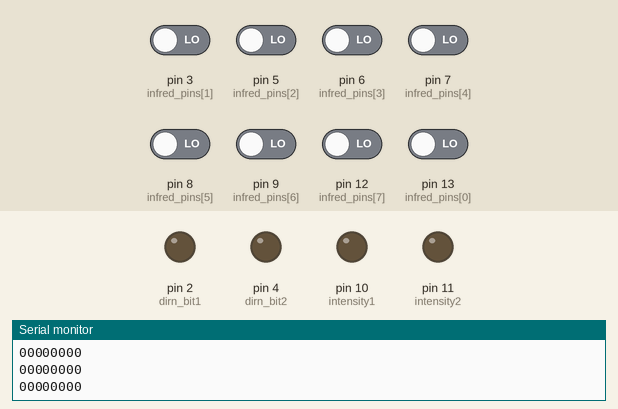
Simulated run of this sketch. Board: Arduino Uno, built with avr-gcc and run on an emulated ATmega328P. Parts: output pins drawn as LEDs (lit = HIGH), the last lines printed to the serial monitor. Inputs (shaded band) come from the test bench; at power-on: pin 3 (infred_pins[1]), pin 5 (infred_pins[2]), pin 6 (infred_pins[3]), pin 7 (infred_pins[4]), pin 8 (infred_pins[5]), pin 9 (infred_pins[6]), pin 12 (infred_pins[7]), pin 13 (infred_pins[0]) LOW.

Above: at 1.2 s.
1.3 s: pin 3 (infred_pins[1]) driven HIGH
At 2.1 s:
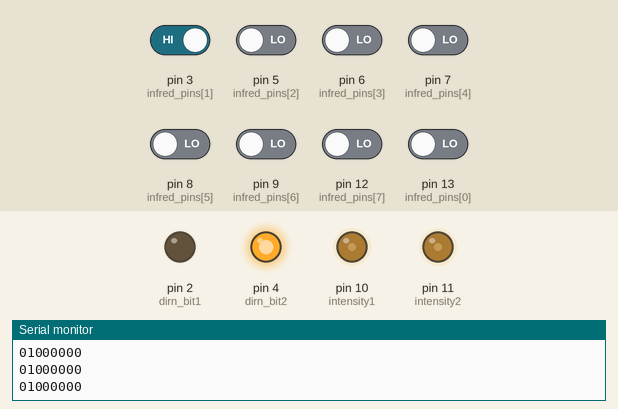
2.8 s: pin 3 (infred_pins[1]) driven LOW
At 3.6 s:
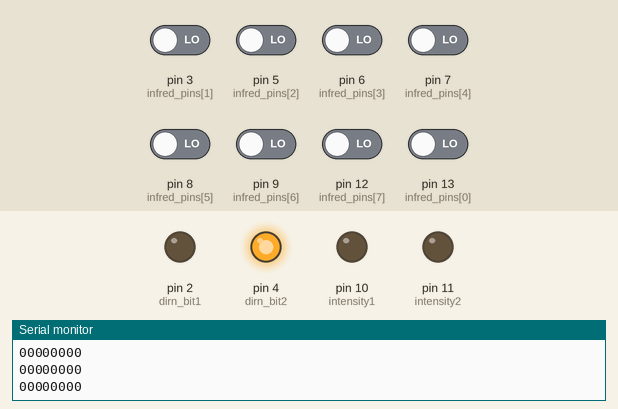
4.3 s: pin 6 (infred_pins[3]) driven HIGH
At 4.6 s:
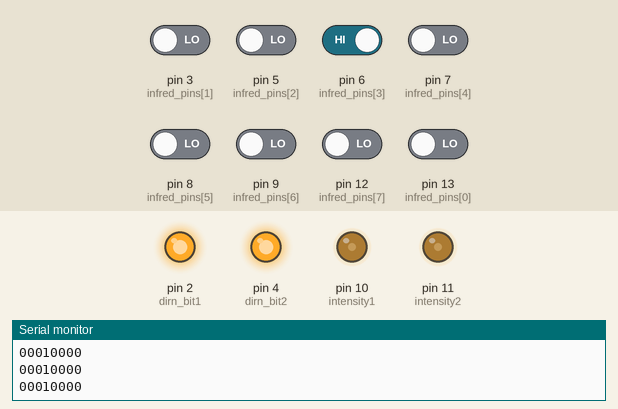
5.8 s: pin 8 (infred_pins[5]) driven HIGH
At 6.1 s:
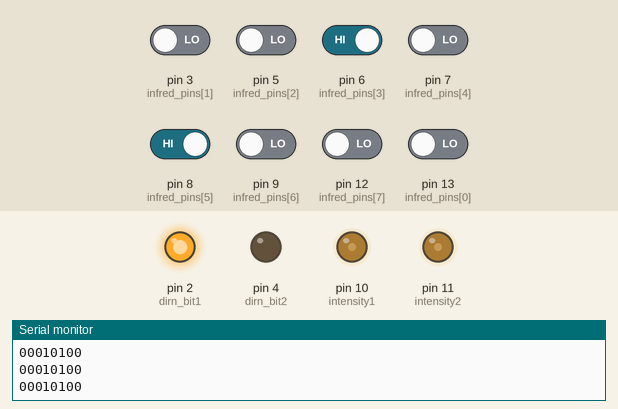
7.3 s: pin 8 (infred_pins[5]) driven LOW
At 7.6 s:
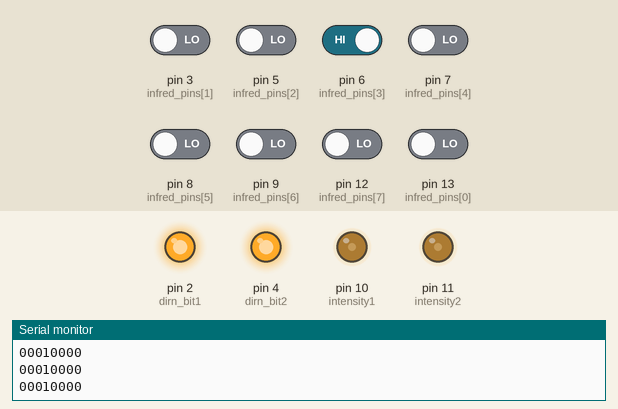
8.8 s: pin 6 (infred_pins[3]) driven LOW
At 9.1 s:
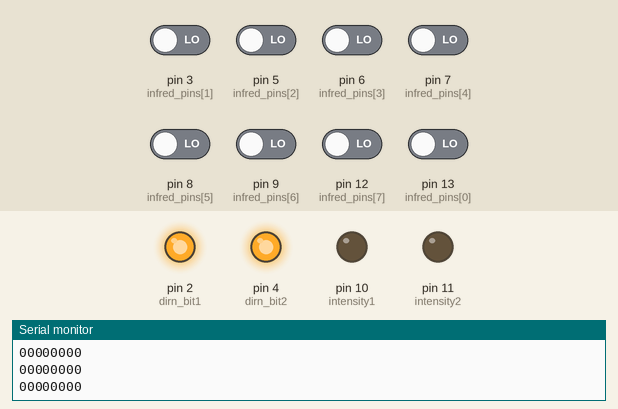
Timing chart, 0 to 11.3 s (numbered marks = the images above; inputs shaded):
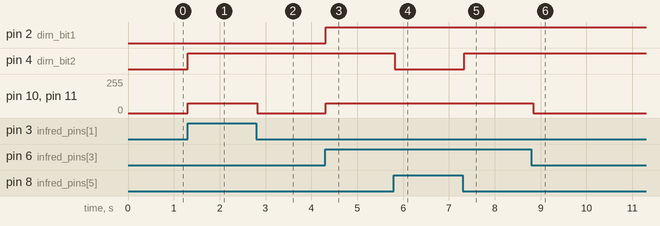

The sketch:

v_1.0.ino
```cpp
const int dirn_bit1 = 2;
const int dirn_bit2 = 4;
const int intensity1 = 10;
const int intensity2 = 11;
const int infred_pins[] = {13, 3, 5, 6, 7, 8, 9, 12};

int sensor_group[3];
int hash[][8] = {{0, 0, 0, 0, 0, 0, 0, 0},{0, 10, 20, 30, 40, 50, 60, 70}};

void setup() {
    Serial.begin(9600);
    for (int i = 0; i < 8; i++) {
        pinMode(infred_pins[i], INPUT);
    }
    pinMode(dirn_bit1, OUTPUT);
    pinMode(dirn_bit2, OUTPUT);
    pinMode(intensity1, OUTPUT);
    pinMode(intensity2, OUTPUT);
}

void printSensorArray() {
    int x = 0;
    for(int i = 0; i < 8; i++) {
        x = digitalRead(infred_pins[i]);
        Serial.print(x);
        hash[0][i] = x;
    }
    // Serial.print("    ");
    // Serial.print(getSensorState(0,2));
    // Serial.print("    ");
    // Serial.print(getSensorState(3,4));
    // Serial.print("    ");
    // Serial.print(getSensorState(5,7));
    // Serial.print("    ");
    Serial.print("\n");
}

int getSensorState(int first, int last) {
    int avg = 0, count = 0;
    for (int i = first; i <= last; i++) {
        avg += hash[0][i] * hash[1][i];
        count += hash[0][i];
    }
    avg /= count;
    return avg;
}

void walkForward(int power1, int power2, int interval) {
    digitalWrite(dirn_bit1, HIGH);
    digitalWrite(dirn_bit2, HIGH);
    analogWrite(intensity1, power1);
    analogWrite(intensity2, power2);
    delay(interval);
}

void walkBackward(int power1, int power2, int interval) {
    digitalWrite(dirn_bit1, LOW);
    digitalWrite(dirn_bit2, LOW);
    analogWrite(intensity1, power1);
    analogWrite(intensity2, power2);
    delay(interval);
}

void powerLeft(int power1, int power2, int interval) {
    digitalWrite(dirn_bit1, HIGH);
    digitalWrite(dirn_bit2, LOW);
    analogWrite(intensity1, power1);
    analogWrite(intensity2, power2);
    delay(interval);
}

void powerRight(int power1, int power2, int interval) {
    digitalWrite(dirn_bit1, LOW);
    digitalWrite(dirn_bit2, HIGH);
    analogWrite(intensity1, power1);
    analogWrite(intensity2, power2);
    delay(interval);
}

void stopBot() {
    analogWrite(intensity1, 0);
    analogWrite(intensity2, 0);
}

void loop() {
    printSensorArray();
    sensor_group[0] = getSensorState(0, 2);
    sensor_group[1] = getSensorState(3, 4);
    sensor_group[2] = getSensorState(5, 7);
    if ((getSensorState(0, 7) == -1))
        stopBot();
    else if ((sensor_group[0] == -1) && (sensor_group[1] != -1) && (sensor_group[2] == -1))
        walkForward(75, 75, 100);
    else if((sensor_group[0] == -1) && (sensor_group[2]) != -1)
        powerLeft(75, 75, 100);
    else if((sensor_group[0] != -1) && (sensor_group[2] == -1))
        powerRight(75, 75, 100);
    else;
}
```

Measured:
- after the input at 1.3 s, pin 4 (dirn_bit2): LOW → HIGH at once; pin 10 (intensity1), pin 11 (intensity2): 0/255 → 75/255 at once
- after the input at 2.8 s, pin 10 (intensity1), pin 11 (intensity2): 75/255 → 0/255 at once
- after the input at 4.3 s, pin 2 (dirn_bit1): LOW → HIGH at once; pin 10 (intensity1), pin 11 (intensity2): 0/255 → 75/255 at once
- after the input at 5.8 s, pin 4 (dirn_bit2): HIGH → LOW at once
- after the input at 7.3 s, pin 4 (dirn_bit2): LOW → HIGH at once
- after the input at 8.8 s, pin 10 (intensity1), pin 11 (intensity2): 75/255 → 0/255 at once
